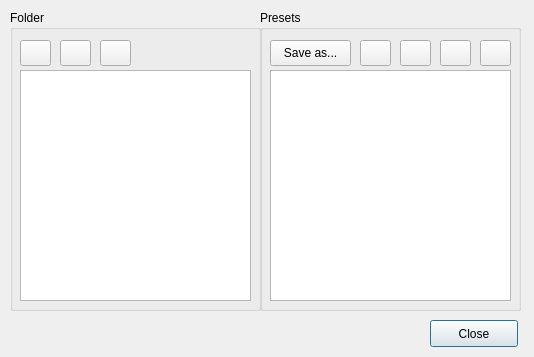
<?xml version="1.0" encoding="UTF-8"?>
<ui version="4.0">
 <class>DialogPresets</class>
 <widget class="QDialog" name="DialogPresets">
  <property name="geometry">
   <rect>
    <x>0</x>
    <y>0</y>
    <width>534</width>
    <height>357</height>
   </rect>
  </property>
  <property name="windowTitle">
   <string>Dialog</string>
  </property>
  <widget class="QPushButton" name="pbClose">
   <property name="geometry">
    <rect>
     <x>430</x>
     <y>320</y>
     <width>88</width>
     <height>27</height>
    </rect>
   </property>
   <property name="text">
    <string>Close</string>
   </property>
  </widget>
  <widget class="QGroupBox" name="grFolder">
   <property name="geometry">
    <rect>
     <x>10</x>
     <y>10</y>
     <width>251</width>
     <height>301</height>
    </rect>
   </property>
   <property name="title">
    <string>Folder</string>
   </property>
   <widget class="QListWidget" name="lwFolder">
    <property name="geometry">
     <rect>
      <x>10</x>
      <y>60</y>
      <width>231</width>
      <height>231</height>
     </rect>
    </property>
   </widget>
   <widget class="QPushButton" name="pbFolderRename">
    <property name="geometry">
     <rect>
      <x>50</x>
      <y>30</y>
      <width>31</width>
      <height>26</height>
     </rect>
    </property>
    <property name="toolTip">
     <string>Rename Folder</string>
    </property>
    <property name="text">
     <string/>
    </property>
    <property name="icon">
     <iconset resource="icons.qrc">
      <normaloff>:/icons/48x48/folder-edit.png</normaloff>:/icons/48x48/folder-edit.png</iconset>
    </property>
   </widget>
   <widget class="QPushButton" name="pbFolderNew">
    <property name="geometry">
     <rect>
      <x>10</x>
      <y>30</y>
      <width>31</width>
      <height>26</height>
     </rect>
    </property>
    <property name="toolTip">
     <string>Add Folder</string>
    </property>
    <property name="text">
     <string/>
    </property>
    <property name="icon">
     <iconset resource="icons.qrc">
      <normaloff>:/icons/48x48/folder-plus.png</normaloff>:/icons/48x48/folder-plus.png</iconset>
    </property>
   </widget>
   <widget class="QPushButton" name="pbFolderDelete">
    <property name="geometry">
     <rect>
      <x>90</x>
      <y>30</y>
      <width>31</width>
      <height>26</height>
     </rect>
    </property>
    <property name="toolTip">
     <string>Delete Folder</string>
    </property>
    <property name="text">
     <string/>
    </property>
    <property name="icon">
     <iconset resource="icons.qrc">
      <normaloff>:/icons/48x48/folder-remove.png</normaloff>:/icons/48x48/folder-remove.png</iconset>
    </property>
   </widget>
  </widget>
  <widget class="QGroupBox" name="grPresets">
   <property name="geometry">
    <rect>
     <x>260</x>
     <y>10</y>
     <width>261</width>
     <height>301</height>
    </rect>
   </property>
   <property name="title">
    <string>Presets</string>
   </property>
   <widget class="QListWidget" name="lwPreset">
    <property name="geometry">
     <rect>
      <x>10</x>
      <y>60</y>
      <width>241</width>
      <height>231</height>
     </rect>
    </property>
   </widget>
   <widget class="QPushButton" name="pbPresetSave">
    <property name="geometry">
     <rect>
      <x>100</x>
      <y>30</y>
      <width>31</width>
      <height>26</height>
     </rect>
    </property>
    <property name="toolTip">
     <string>Save</string>
    </property>
    <property name="text">
     <string/>
    </property>
    <property name="icon">
     <iconset resource="icons.qrc">
      <normaloff>:/icons/48x48/content-save-settings.png</normaloff>:/icons/48x48/content-save-settings.png</iconset>
    </property>
   </widget>
   <widget class="QPushButton" name="pbPresetDelete">
    <property name="geometry">
     <rect>
      <x>180</x>
      <y>30</y>
      <width>31</width>
      <height>26</height>
     </rect>
    </property>
    <property name="toolTip">
     <string>Delete</string>
    </property>
    <property name="text">
     <string/>
    </property>
    <property name="icon">
     <iconset resource="icons.qrc">
      <normaloff>:/icons/48x48/delete-circle.png</normaloff>:/icons/48x48/delete-circle.png</iconset>
    </property>
   </widget>
   <widget class="QPushButton" name="pbPresetFavorite">
    <property name="geometry">
     <rect>
      <x>220</x>
      <y>30</y>
      <width>31</width>
      <height>26</height>
     </rect>
    </property>
    <property name="toolTip">
     <string>Favorite</string>
    </property>
    <property name="text">
     <string/>
    </property>
    <property name="icon">
     <iconset resource="icons.qrc">
      <normaloff>:/icons/48x48/heart.png</normaloff>:/icons/48x48/heart.png</iconset>
    </property>
   </widget>
   <widget class="QPushButton" name="pbPresetRename">
    <property name="geometry">
     <rect>
      <x>140</x>
      <y>30</y>
      <width>31</width>
      <height>26</height>
     </rect>
    </property>
    <property name="toolTip">
     <string>Rename</string>
    </property>
    <property name="text">
     <string/>
    </property>
    <property name="icon">
     <iconset resource="icons.qrc">
      <normaloff>:/icons/48x48/pencil.png</normaloff>:/icons/48x48/pencil.png</iconset>
    </property>
   </widget>
   <widget class="QPushButton" name="pbPresetSaveAs">
    <property name="geometry">
     <rect>
      <x>10</x>
      <y>30</y>
      <width>81</width>
      <height>26</height>
     </rect>
    </property>
    <property name="text">
     <string>Save as...</string>
    </property>
   </widget>
  </widget>
 </widget>
 <resources>
  <include location="icons.qrc"/>
 </resources>
 <connections/>
</ui>
